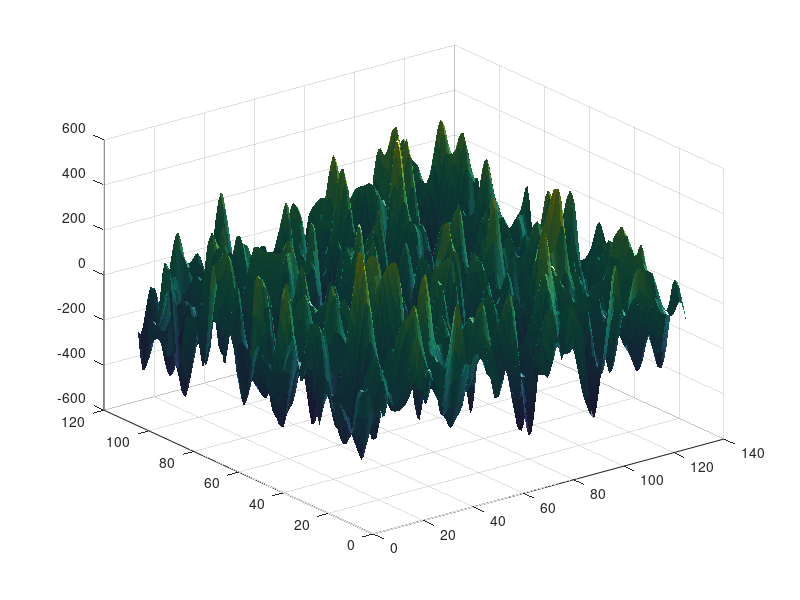

Write the MATLAB code that produced this figure. (Note: this script raises an error after producing the figure.)
%------------------------------------------------------------------------------
%-- Example of generating the interface file 
%------------------------------------------------------------------------------

clear

%------------------------------------------------------------------------------
%-- generate x and y
%------------------------------------------------------------------------------

%-- should 6 more than FD points due to ghosts points
nghost = 3;
nx = 126;
ny = 106;
x0 = 0.0;
y0 = 0.0;
dx = 100.0;
dy = 100.0;

x1d = [0 : nx-1] * dx + x0 - nghost * dx;
y1d = [0 : ny-1] * dy + y0 - nghost * dy;

%------------------------------------------------------------------------------
%-- generate or load topography
%------------------------------------------------------------------------------

topo = zeros(nx,ny);

%-- from https://www.mathworks.com/matlabcentral/answers/218806-random-gaussian-surface-generation
N = [nx ny]; % size in pixels of image
F = 10;        % frequency-filter width
[X,Y] = ndgrid(1:N(1),1:N(2));
i = min(X-1,N(1)-X+1);
j = min(Y-1,N(2)-Y+1);
H = exp(-.5*(i.^2+j.^2)/F^2);
Z = real(ifft2(H.*fft2(randn(N))));
Z = Z .* 1e3;
figure
surf(X,Y,Z,'edgecolor','none');
light;

%-- get from above surface
%for j = 1 : ny
%for i = 1 : nx
%  free_topo(i,j) = Z(i,j);
%end
%end
free_topo = Z;

%------------------------------------------------------------------------------
%-- generate grid interfaces
%------------------------------------------------------------------------------

%-- note: from bottom to top

num_of_interfaces = 2; 

% 1 less than num_of_interfaces, total cell should be nghost more than FD points
num_of_cell_per_layer = [ 63 ];
dz_is_equal_of_layer  = [ 1 ]; % 1:The grid spacing is equal; 0: Is not.
avg_dz_of_layer       = [ 100 ];
smooth_length         = [ 40, 1];

%-- use avg_dz and num_of_cell to esti z-axis of each interface
%-- last elem is the free surface
z_of_interfaces(num_of_interfaces) = 0;
for ilay = num_of_interfaces-1 : -1 : 1
  z_of_interfaces(ilay) = z_of_interfaces(ilay+1) ...
        - avg_dz_of_layer(ilay) * num_of_cell_per_layer(ilay);
end

%-- construct grid interfaces from free_topo and z_of_interfaces
grid_topo = zeros(nx,ny,num_of_interfaces);

%- first same to free surface
grid_topo(:,:,num_of_interfaces) = free_topo;

for ilay = num_of_interfaces-1 : -1 : 1
  %-- smooth free_topo 
  topo  = smooth2(free_topo, smooth_length(ilay));
  grid_topo(:,:,ilay) = topo + z_of_interfaces(ilay);
end

%------------------------------------------------------------------------------
%-- plot
%------------------------------------------------------------------------------

figure
hold off
for n = 1 : num_of_interfaces
    surf(x1d, y1d, permute(grid_topo(:,:,n),[2 1]));
    hold on
end

colorbar();
shading interp
% set(gca,'zdir','reverse')
set(gca,'fontsize',16)
ylabel('X');
xlabel('Y');
zlabel('Depth','fontsize',20);
set(gcf,'Position',[50 50 900 1000])
axis equal tight
box on

%==============================================================================
%-- write .gdlay file
%==============================================================================
gdlay_file = 'random_topo_single.gdlay'

fid=fopen(gdlay_file,'w'); % Output file name 

%-- first line: how many interfaces
fprintf(fid,'%6d\n',num_of_interfaces);

%-- second line: how many cells
for ilay = 1 : num_of_interfaces - 1
  fprintf(fid,' %6d',num_of_cell_per_layer(ilay) );
end
fprintf(fid,'\n');

%-- third line: is dz equal of each layer
for ilay = 1 : num_of_interfaces - 1
  fprintf(fid,' %6d',dz_is_equal_of_layer(ilay) );
end
fprintf(fid,'\n');

%-- 4th line: nx, ny
fprintf(fid,'%6d %6d\n',nx, ny);

%-- others: z of interfaces
for n = 1 : num_of_interfaces
for j = 1 : ny
for i = 1 : nx
    %-- seems the first layer is the deepest one
    fprintf(fid,'%12.2f %12.2f %12.2f\n', x1d(i), y1d(j), grid_topo(i,j,n) );
end
end
end

fclose(fid);
